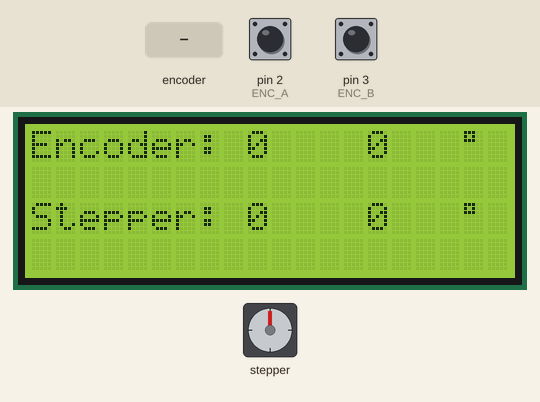
Bench run of a sketch on a simulated Arduino Uno, built with avr-gcc and run on an emulated ATmega328P. Shown: stepper motor, 20×4 character LCD. Wiring (inferred from the names in the program): stepper motor driver (200 steps per turn assumed): step pin 7; direction pin 6. The test bench sets the inputs (shaded band); at power-on: pin 2 (ENC_A) HIGH, pin 3 (ENC_B) HIGH.

Above: at 1.3 s.
1.4 s: rotary encoder on pin 2 (ENC_A) / pin 3 (ENC_B) turned 3 steps (first pin leading)
At 3.1 s:
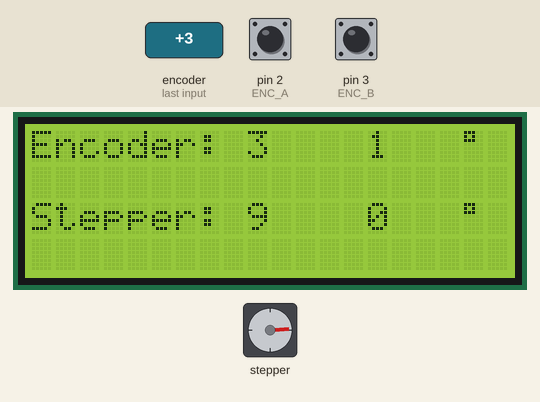
3.6 s: rotary encoder on pin 2 (ENC_A) / pin 3 (ENC_B) turned 1 step (first pin leading)
At 4.7 s:
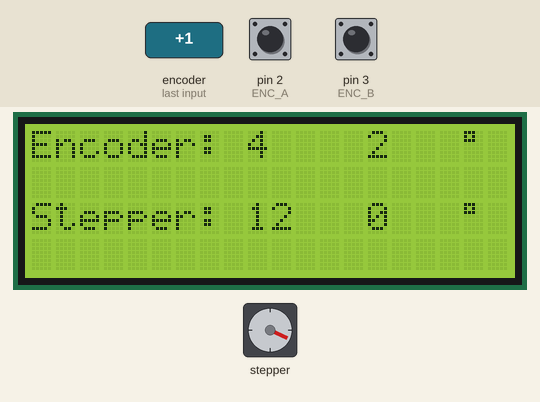
5.5 s: rotary encoder on pin 2 (ENC_A) / pin 3 (ENC_B) turned 1 step (first pin leading)
At 7.1 s:
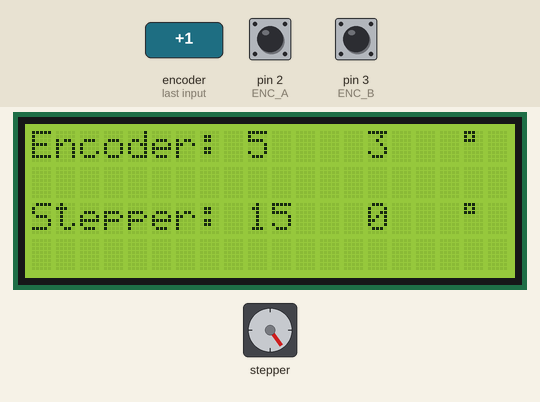
8.7 s: rotary encoder on pin 2 (ENC_A) / pin 3 (ENC_B) turned 1 step (first pin leading)
At 9.6 s:
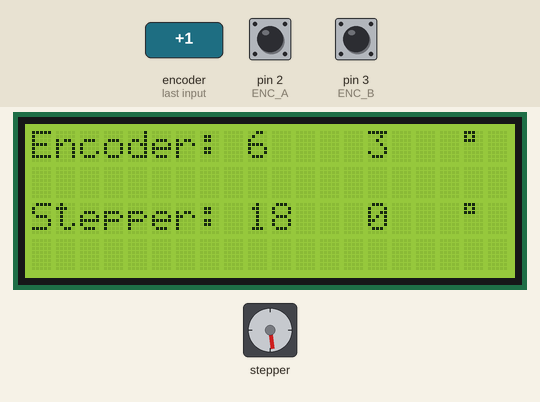
10.4 s: rotary encoder on pin 2 (ENC_A) / pin 3 (ENC_B) turned 1 step (first pin leading)
At 11.7 s:
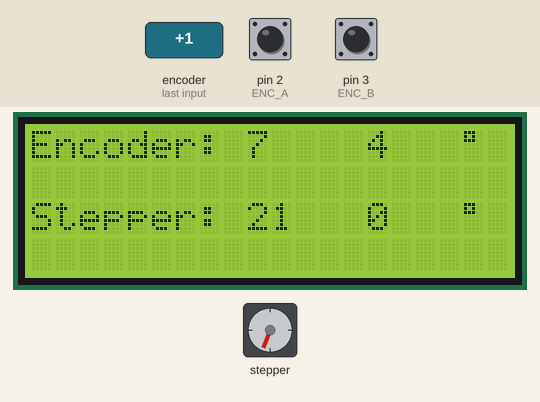
12.2 s: rotary encoder on pin 2 (ENC_A) / pin 3 (ENC_B) turned 1 step (first pin leading)
At 13.3 s:
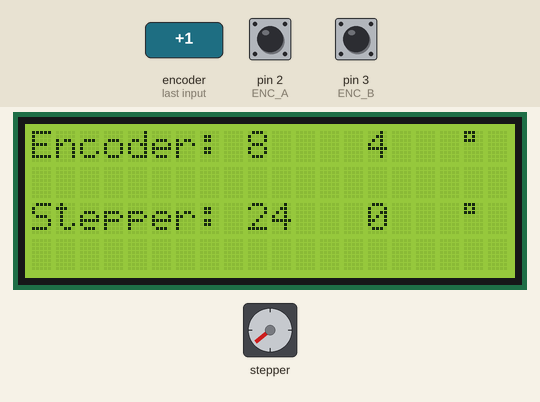
Timing chart, 0 to 15.1 s (numbered marks = the images above; inputs shaded):
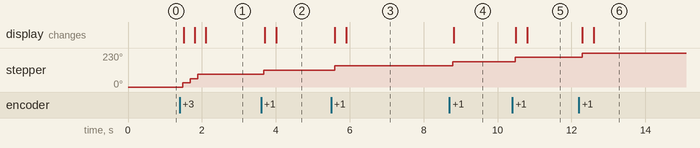

Measured:
- after the input at 1.4 s, stepper: turns 86° clockwise in 0.41 s, starting after 0.08 s; the display: first changes after 0.11 s (image 1 shows a later state)
- after the input at 3.6 s, stepper: turns 29° clockwise, starting after 0.08 s; the display: first changes after 0.11 s (image 2 shows a later state)
- after the input at 5.5 s, stepper: turns 29° clockwise, starting after 0.09 s; the display: first changes after 0.10 s (image 3 shows a later state)
- after the input at 8.7 s, stepper: turns 28° clockwise, starting after 0.08 s; the display: changes after 0.12 s (image 4)
- after the input at 10.4 s, stepper: turns 29° clockwise, starting after 0.08 s; the display: first changes after 0.09 s (image 5 shows a later state)
- after the input at 12.2 s, stepper: turns 29° clockwise, starting after 0.09 s; the display: first changes after 0.10 s (image 6 shows a later state)

The sketch:

SpiralCutterForMillingMachine.ino
```cpp
/*
The encoder portion of this code is lifted from MoThunderz at https://github.com/mo-thunderz/RotaryEncoder.
I learned a lot from him.
*/

#include <LiquidCrystal_I2C.h>
#include <Wire.h>

// Define rotary encoder pins
#define ENC_A 2
#define ENC_B 3
#define DirPin 6
#define PulsePin 7
#define StepsToTake 4  // This is the "factor" in determining the ratio of input to output
//for 0.33" in the x direction, the turntable will turn 90º giving me my 23º spiral

unsigned long _lastIncReadTime = micros();
unsigned long _lastDecReadTime = micros();
int _pauseLength = 25000;
int _fastIncrement = 10;

volatile int Direction = 0;
volatile int counter = 0;
volatile int stepsToTake = StepsToTake;
LiquidCrystal_I2C lcd(0x27,20,4); //i2c addr, 20 chars, 4 lines
void setup() {

  // Set encoder pins and attach interrupts
  pinMode(ENC_A, INPUT_PULLUP);
  pinMode(ENC_B, INPUT_PULLUP);
  pinMode(DirPin, OUTPUT);
  pinMode(PulsePin, OUTPUT);
  attachInterrupt(digitalPinToInterrupt(ENC_A), read_encoder, HIGH);
  attachInterrupt(digitalPinToInterrupt(ENC_B), read_encoder, HIGH);

  // Start the serial monitor to show output
  Serial.begin(115200);
  lcd.init();
  lcd.init(); //dunno why I have to do this twice
  lcd.backlight();
}

void loop() {
  static int lastCounter = 0;
  // If count has changed print the new value to serial
  if(counter != lastCounter){
    lastCounter = counter;
  }
  lcd.setCursor(0,0);
  lcd.print("Encoder: ");
  lcd.setCursor(9,0);
  lcd.print(counter);
  lcd.print("         ");
  lcd.setCursor(14, 0);
  lcd.print(int(counter * 0.6));  //convert steps to degrees
  lcd.setCursor(18, 0);
  lcd.print("\xDF");

  lcd.setCursor(0,2);
  lcd.print("Stepper: ");
  lcd.setCursor(9,2);
  lcd.print(counter * 3);
  lcd.print("      ");
  lcd.setCursor(14, 2);
  /*
  Encoder to Stepper is 600:200.  To get stepper value
  multiply 3.  Multiply by 0.6 to convert to degrees
  then divide by turntable ratio, which is 40:1
  */
  lcd.print(int(counter * 3 * 0.6 / 40)); //convert steps to degrees
  lcd.setCursor(18, 2);
  lcd.print("\xDF");

  //lcd.print("      ");
}

void read_encoder() {
  // Encoder interrupt routine for both pins. Updates counter
  // if they are valid and have rotated a full indent
  static uint8_t old_AB = 3;  // Lookup table index
  static int8_t encval = 0;   // Encoder value
  static const int8_t enc_states[]  = {0,-1,1,0,1,0,0,-1,-1,0,0,1,0,1,-1,0}; // Lookup table

  old_AB <<=2;  // Remember previous state

  if (digitalRead(ENC_A)) old_AB |= 0x02; // Add current state of pin A
  if (digitalRead(ENC_B)) old_AB |= 0x01; // Add current state of pin B

  encval += enc_states[( old_AB & 0x0f )];

  // Update counter if encoder has rotated a full indent, that is at least 4 steps
  if( encval > 3 ) {        // Four steps forward
    Direction = 1;
    int changevalue = 1;
    if((micros() - _lastIncReadTime) < _pauseLength) {
     // changevalue = _fastIncrement * changevalue;
    }
    _lastIncReadTime = micros();
    counter = counter + changevalue;              // Update counter
    encval = 0;
    sendPulseToStepper(Direction);
  }
  else if( encval < -3 ) {        // Four steps backward
    Direction = 0;
    int changevalue = -1;
    if((micros() - _lastDecReadTime) < _pauseLength) {
      //changevalue = _fastIncrement * changevalue;
    }
    _lastDecReadTime = micros();
    counter = counter + changevalue;              // Update counter
    encval = 0;
    sendPulseToStepper(Direction);
  }
}
void sendPulseToStepper(bool Direction){
  digitalWrite(DirPin, Direction);
  //4 times equals one step, i.e., 1.8º
  for (int x = 0; x < StepsToTake; x++){
    digitalWrite(PulsePin, HIGH);
    delayMicroseconds(10);
    digitalWrite(PulsePin, LOW);
    delayMicroseconds(10);
    digitalWrite(PulsePin, HIGH);
    delayMicroseconds(10);
    digitalWrite(PulsePin, LOW);
    delayMicroseconds(10);
    digitalWrite(PulsePin, HIGH);
    delayMicroseconds(10);
    digitalWrite(PulsePin, LOW);
    delayMicroseconds(10);
    digitalWrite(PulsePin, HIGH);
    delayMicroseconds(10);
    digitalWrite(PulsePin, LOW);
    delayMicroseconds(10);
  }
}
```
